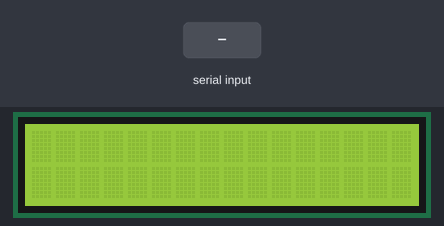
This sketch was run on a simulated Arduino Uno, built with avr-gcc and run on an emulated ATmega328P. On the bench: 16×2 character LCD. Inputs (shaded band) come from the test bench. What the sketch prints to the serial monitor is not drawn.

Above: at 1.2 s.
1.3 s: "90,45\n" received over Serial
At 2.3 s:
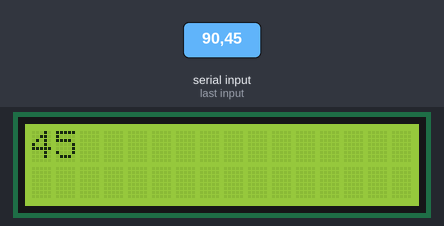
2.8 s: "30,150\n" received over Serial
At 3.5 s:
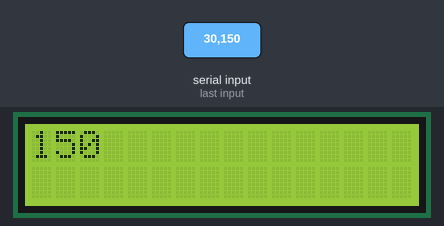
Timing chart, 0 to 5.8 s (numbered marks = the images above; inputs shaded):
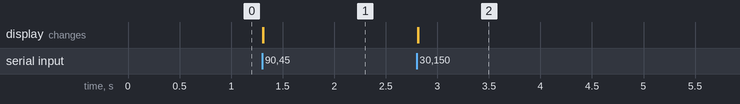

Measured:
- after the input at 1.3 s, the display: first changes at once (image 1 shows a later state)
- after the input at 2.8 s, the display: first changes at once (image 2 shows a later state)

The sketch:

first_version.ino
```cpp
#include <LiquidCrystal_I2C.h>
LiquidCrystal_I2C lcd(0x27, 16, 2);
void setup() {
  Serial.begin(9600);
  lcd.init();
  lcd.backlight();
  Serial.print("enter a number");
}

void loop() {
  int a = Serial.parseInt();
 if(Serial.available() > 0){
    lcd.setCursor(0, 0);
    lcd.clear();
    lcd.print(a);
  }
}
```
